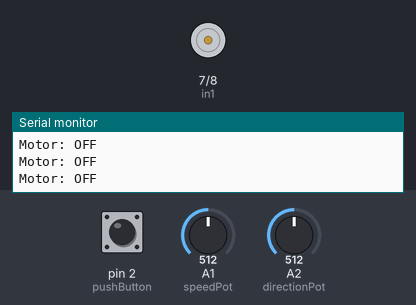
Simulated run of this sketch. Board: Arduino Uno, built with avr-gcc and run on an emulated ATmega328P. Parts: motor-driver pin pairs drawn as motors (green arrow = first pin HIGH = forward, orange = second pin HIGH = backward, longer = more drive, scaled by the enable pin), the last lines printed to the serial monitor. The inputs (shaded band) are chosen by the test bench; at power-on: pin 2 (pushButton) HIGH, A2 (directionPot) = 512, A1 (speedPot) = 512.

Above: at 1.4 s.
1.5 s: pin 2 (pushButton) pulled LOW for 0.35 s
At 2.2 s:
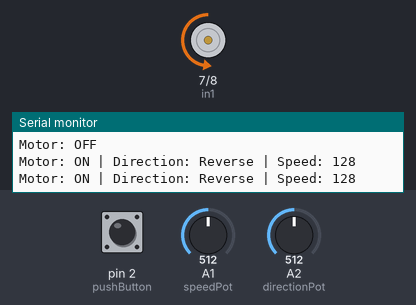
3.3 s: A2 (directionPot) set to 498
At 4.7 s:
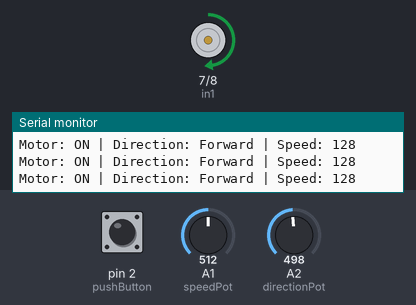
5.0 s: A1 (speedPot) set to 716
At 6.2 s:
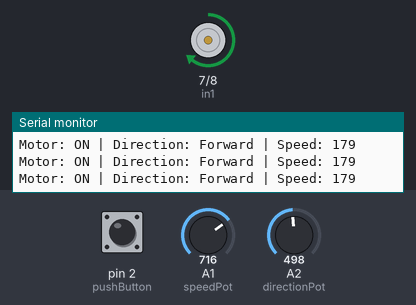
6.5 s: A2 (directionPot) set to 522
At 7.5 s:
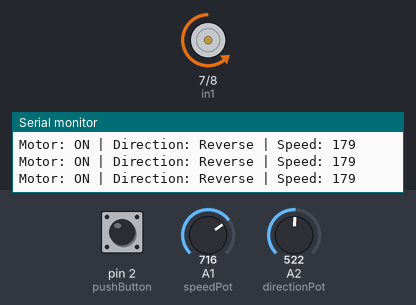
8.0 s: A1 (speedPot) set to 900
At 8.7 s:
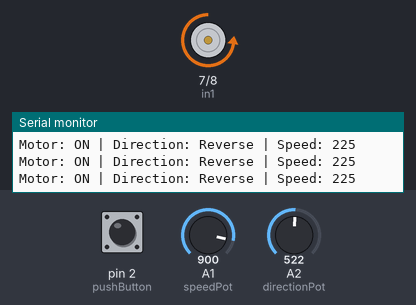
9.5 s: A2 (directionPot) set to 511
At 10.0 s:
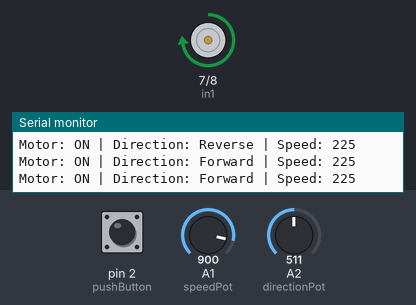
Timing chart, 0 to 12.0 s (numbered marks = the images above; inputs shaded):
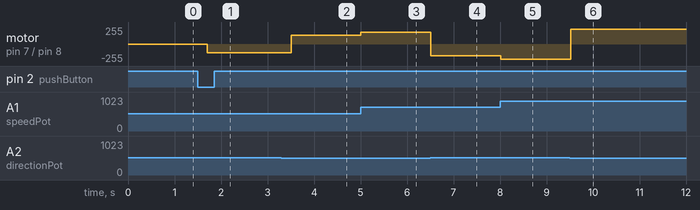

Measured:
- the behaviour switches between 512 and 511 on A2 (directionPot) (found by bisection; images 1 and 2)
- after the input at 1.5 s, motor on pin 7 (in1) / pin 8 (in2): stopped → backward 128/255 after 0.20 s
- after the input at 3.3 s, motor on pin 7 (in1) / pin 8 (in2): backward 128/255 → forward 128/255 after 0.21 s
- after the input at 5.0 s, motor on pin 7 (in1) / pin 8 (in2): forward 128/255 → forward 179/255 at once
- after the input at 6.5 s, motor on pin 7 (in1) / pin 8 (in2): forward 179/255 → backward 179/255 at once
- after the input at 8.0 s, motor on pin 7 (in1) / pin 8 (in2): backward 179/255 → backward 225/255 at once
- after the input at 9.5 s, motor on pin 7 (in1) / pin 8 (in2): backward 225/255 → forward 225/255 at once

The sketch:

potentdcmotor.ino
```cpp
int en = 9;
int in1 = 7;
int in2 = 8;

int speedPot = A1;
int directionPot = A2;
int pushButton = 2;

bool motorState = false; // Motor initially OFF
bool lastButtonState = HIGH;

void setup() {

  pinMode(en, OUTPUT);
  pinMode(in1, OUTPUT);
  pinMode(in2, OUTPUT);

  pinMode(pushButton, INPUT_PULLUP);

  Serial.begin(9600);
}

void loop() {

  bool buttonState = digitalRead(pushButton);

  // Toggle motor ON/OFF
  if (buttonState == LOW && lastButtonState == HIGH) {
    motorState = !motorState;
    delay(200); // debounce
  }

  lastButtonState = buttonState;

  // Motor ON
  if (motorState) {

    // Read speed potentiometer
    int speedValue = analogRead(speedPot);

    // Convert 0–1023 to 0–255 without map()
    int motorSpeed = speedValue / 4;

    analogWrite(en, motorSpeed);

    // Read direction potentiometer
    int directionValue = analogRead(directionPot);

    // Forward direction
    if (directionValue < 512) {

      digitalWrite(in1, HIGH);
      digitalWrite(in2, LOW);

      Serial.print("Motor: ON | ");
      Serial.print("Direction: Forward | ");
      Serial.print("Speed: ");
      Serial.println(motorSpeed);
    }

    // Reverse direction
    else {

      digitalWrite(in1, LOW);
      digitalWrite(in2, HIGH);

      Serial.print("Motor: ON | ");
      Serial.print("Direction: Reverse | ");
      Serial.print("Speed: ");
      Serial.println(motorSpeed);
    }
  }

  // Motor OFF
  else {

    analogWrite(en, 0);
    digitalWrite(in1, LOW);
    digitalWrite(in2, LOW);

    Serial.println("Motor: OFF");
  }

  delay(300);
}
```
